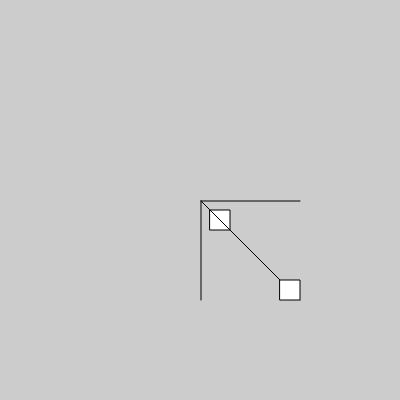
Frame 1 (no input)
Frame 60 (no input): identical to frame 1, image omitted
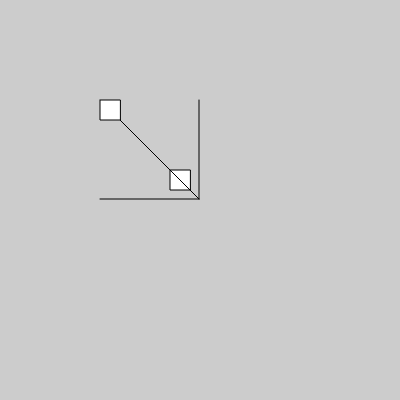
Frame 120 (the mouse pressed at the canvas centre since frame 60)

The p5.js sketch that drew these frames (run headless with seeded random() and noise() and a simulated clock; from frame 60 on, the mouse is pressed at the canvas centre):

// p5.js sketch
// ── sketch.js
// let a_angle = 45;
let a_angle = 0;

function setup() {
  createCanvas(400, 400);
  background(204);
  angleMode(DEGREES);
  
  createSpan().id('angle');
}

function draw() {
  background(204);

  translate(width / 2, height / 2);
  // in order to see the full rotation on the screen
  // must first translate the origin then rotate.
  // scale mouseX to 0 to 360 for degrees
  a_angle = 360 * (mouseX / width);
  rotate(a_angle);

  rect(10, 10, 20, 20);
  line(1, 1, 100, 1);
  line(1, 1, 1, 100);
  line(1, 1, 100, 100);
  rect(100-20, 100-20, 20, 20);
  
  select('#angle').html(' [angle=' + a_angle + ']')
}

// https://editor.p5js.org/jht1493/sketches/iYtC2NDy7
// 2.6.3 rotate ui

// https://editor.p5js.org/kushinda/sketches/vB2Jfg-mm
// rotateExperiment
